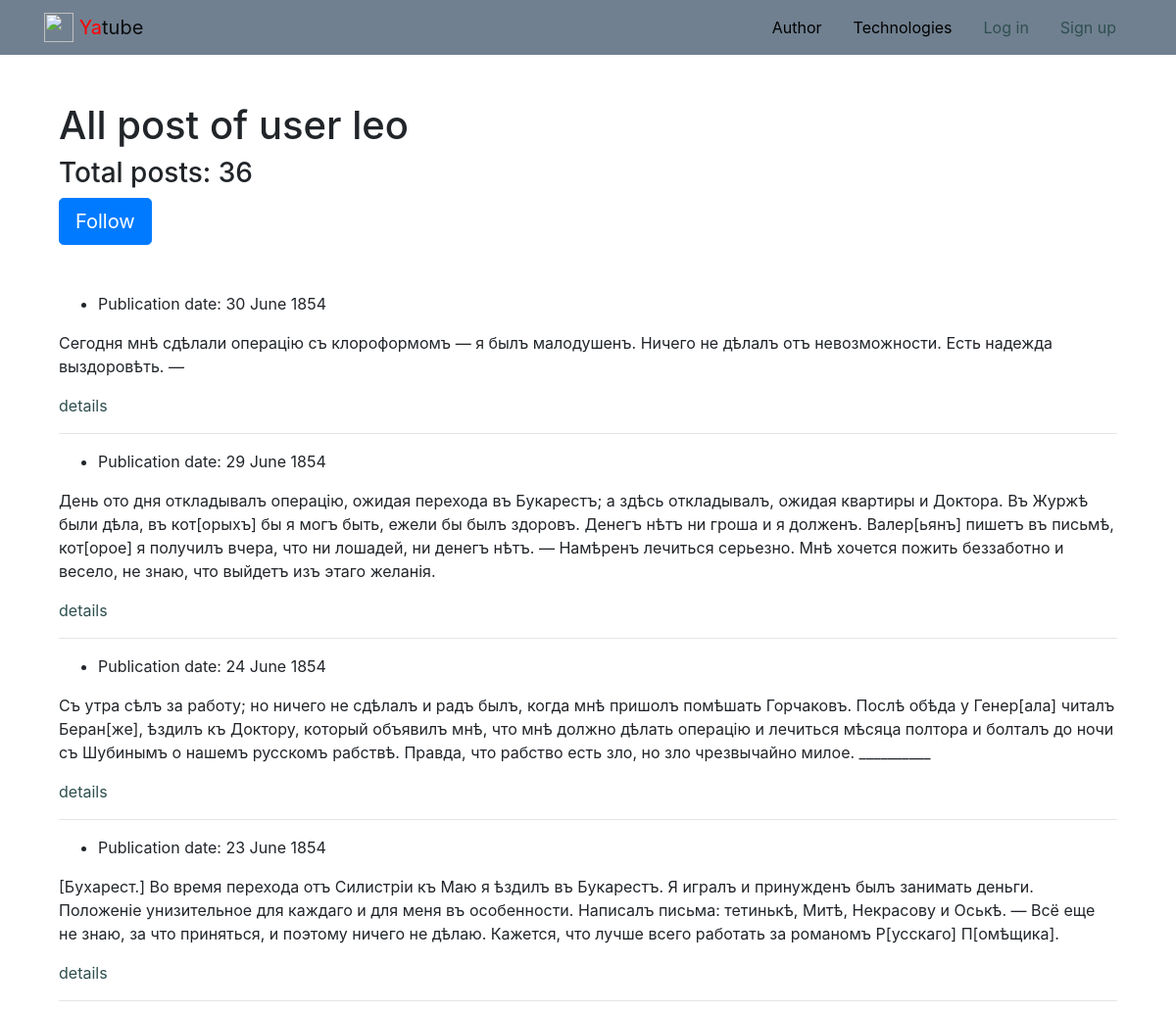
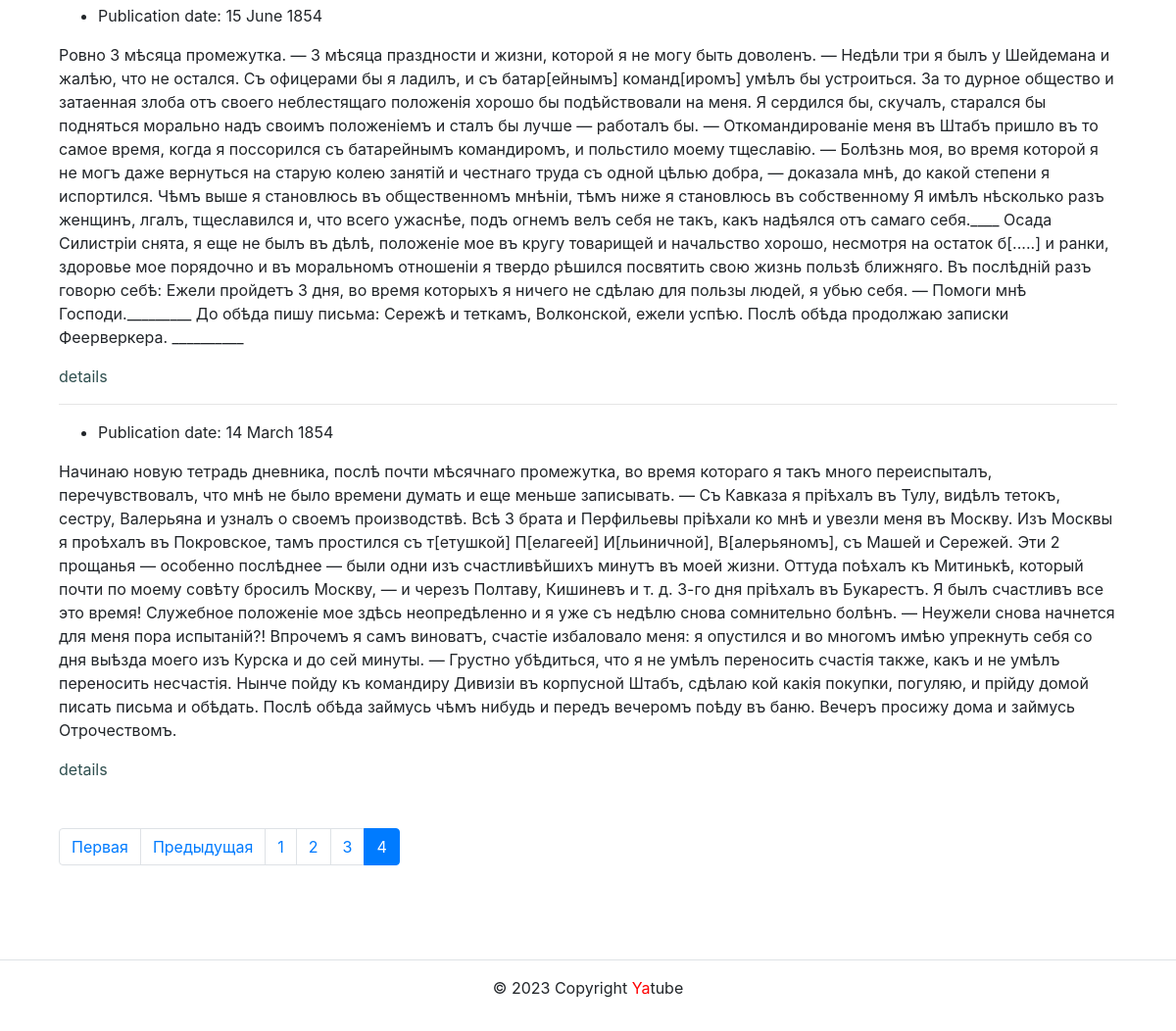
/profile/leo/?page=4, run on the app's committed database (2 pictures, top to bottom).
### posts/models.py (models this page shows, shortened)
class Post(models.Model):
    text = models.TextField(
        'Текст поста',
        help_text='Введите текст поста'
    )
    pub_date = models.DateTimeField(
        'Дата публикации',
        auto_now_add=True)
    author = models.ForeignKey(
        User,
        on_delete=models.CASCADE,
        related_name='posts',
        verbose_name='Автор'
    )
    group = models.ForeignKey(
        Group,
        on_delete=models.SET_NULL,
        related_name='posts',
        blank=True,
        null=True,
        verbose_name='Группа',
        help_text='Группа, к которой будет относиться пост'
    )
    image = models.ImageField(
        'Картинка',
        upload_to='posts/',
        blank=True
    )
    class Meta:
        ordering = ['-pub_date']

### posts/views.py (the view)
# urls.py: path('profile/<str:username>/', views.profile, name='profile'),
def profile(request, username):
    author = User.objects.get(username=username)
    following = (
        request.user.is_authenticated and Follow.objects.filter(
            user=request.user, author=author).exists()
    )
    post_list = author.posts.all()
    page_obj = get_page_object(request, post_list, POSTS_PER_PAGE)
    context = {
        'author': author,
        'page_obj': page_obj,
        'following': following
    }
    return render(request, 'posts/profile.html', context)

### core/context_processors/year.py (called while the page is built)
def year(request):
    today = datetime.datetime.now()
    year = today.year
    return {
        'year': year
    }

### posts/views.py (called while the page is built)
def get_page_object(request, post_list, posts_per_page):
    paginator = Paginator(post_list, POSTS_PER_PAGE)
    page_number = request.GET.get('page')
    page_obj = paginator.get_page(page_number)
    return page_obj

### templates/posts/profile.html (shortened to what this page needs)
{% extends 'base.html' %}
{% load thumbnail %}
{% block content %}
<div class="container py-5">
  <div class="mb-5">
  <h1>All post of user {{author.username}}</h1>
  <h3>Total posts: {{page_obj.paginator.count}}</h3>
  {% if  user.username != author.username%}
  {% if following %}
    <a
      class="btn btn-lg btn-light"
      href="{% url 'posts:profile_unfollow' author.username %}" role="button"
    >
      Unfollow
    </a>
  {% else %}
      <a
        class="btn btn-lg btn-primary"
        href="{% url 'posts:profile_follow' author.username %}" role="button"
      >
        Follow
      </a>
   {% endif %}
   {% endif %}
  </div>
  {% for post in page_obj %}
  <article>
    <ul>
      <li>
        Publication date: {{post.pub_date|date:"d E Y"}}
      </li>
    </ul>
    <p>
      {{post.text}}
    </p>
    <a href="{% url 'posts:post_detail' post.id %}">details </a>
  </article>
  {% if not forloop.last %}<hr>{% endif %}
  {% endfor %}
{% include 'posts/includes/paginator.html' %}
</div>
{% endblock %}

### templates/base.html (style rules this page uses)
a { color: #2F4F4F; background-color: transparent; text-decoration: none; }

### data on the page
Post: pub_date "30 June 1854", text "Сегодня мнѣ сдѣлали операцію съ клороформомъ — я былъ малодушенъ. Ничего не дѣлалъ отъ невозможности. Есть надежда выздоровѣть. —"
Post: pub_date "29 June 1854", text "День ото дня откладывалъ операцію, ожидая перехода въ Букарестъ; a здѣсь откладывалъ, ожидая квартиры и Доктора. Въ Журжѣ были дѣла, въ кот[орыхъ] бы я могъ быть, ежели бы былъ здоровъ. Денегъ нѣтъ ни гроша и я долженъ. Валер[ьянъ] пишетъ въ письмѣ, кот[орое] я получилъ вчера, что ни лошадей, ни денегъ нѣтъ. — Намѣренъ лечиться серьезно. Мнѣ хочется пожить беззаботно и весело, не знаю, что выйдетъ изъ этаго желанія."
Post: pub_date "24 June 1854", text "Съ утра сѣлъ за работу; но ничего не сдѣлалъ и радъ былъ, когда мнѣ пришолъ помѣшать Горчаковъ. Послѣ обѣда у Генер[ала] читалъ Беран[же], ѣздилъ къ Доктору, который объявилъ мнѣ, что мнѣ должно дѣлать операцію и лечиться мѣсяца полтора и болталъ до ночи съ Шубинымъ о нашемъ русскомъ рабствѣ. Правда, что рабство есть зло, но зло чрезвычайно милое. __________"
Post: pub_date "23 June 1854", text "[Бухарест.] Во время перехода отъ Силистріи къ Маю я ѣздилъ въ Букарестъ. Я игралъ и принужденъ былъ занимать деньги. Положеніе унизительное для каждаго и для меня въ особенности. Написалъ письма: тетинькѣ, Митѣ, Некрасову и Оськѣ. — Всё еще не знаю, за что приняться, и поэтому ничего не дѣлаю. Кажется, что лучше всего работать за романомъ Р[усскаго] П[омѣщика]."
Post: pub_date "15 June 1854", text "Ровно 3 мѣсяца промежутка. — 3 мѣсяца праздности и жизни, которой я не могу быть доволенъ. — Недѣли три я былъ у Шейдемана и жалѣю, что не остался. Съ офицерами бы я ладилъ, и съ батар[ейнымъ] команд[иромъ] умѣлъ бы устроиться. За то дурное общество и затаенная злоба отъ своего неблестящаго положенія хорошо бы подѣйствовали на меня. Я сердился бы, скучалъ, старался бы подняться морально надъ своимъ положеніемъ и сталъ бы лучше — работалъ бы. — Откомандированіе меня въ Штабъ пришло въ то самое время, когда я поссорился съ батарейнымъ командиромъ, и польстило моему тщеславію. — Болѣзнь моя, во время которой я не могъ даже вернуться на старую колею занятій и честнаго труда съ одной цѣлью…"
Post: pub_date "14 March 1854", text "Начинаю новую тетрадь дневника, послѣ почти мѣсячнаго промежутка, во время котораго я такъ много переиспыталъ, перечувствовалъ, что мнѣ не было времени думать и еще меньше записывать. — Съ Кавказа я пріѣхалъ въ Тулу, видѣлъ тетокъ, сестру, Валерьяна и узналъ о своемъ производствѣ. Всѣ 3 брата и Перфильевы пріѣхали ко мнѣ и увезли меня въ Москву. Изъ Москвы я проѣхалъ въ Покровское, тамъ простился съ т[етушкой] П[елагеей] И[льиничной], В[алерьяномъ], съ Машей и Сережей. Эти 2 прощанья — особенно послѣднее — были одни изъ счастливѣйшихъ минутъ въ моей жизни. Оттуда поѣхалъ къ Митинькѣ, который почти по моему совѣту бросилъ Москву, — и черезъ Полтаву, Кишиневъ и т. д. 3-го дня пріѣхалъ въ…"

### other printed values
{{ author.username }} "leo"
{{ page_obj.paginator.count }} "36"
{{ i }} "1" "2" "3"
{{ i }} "4"
